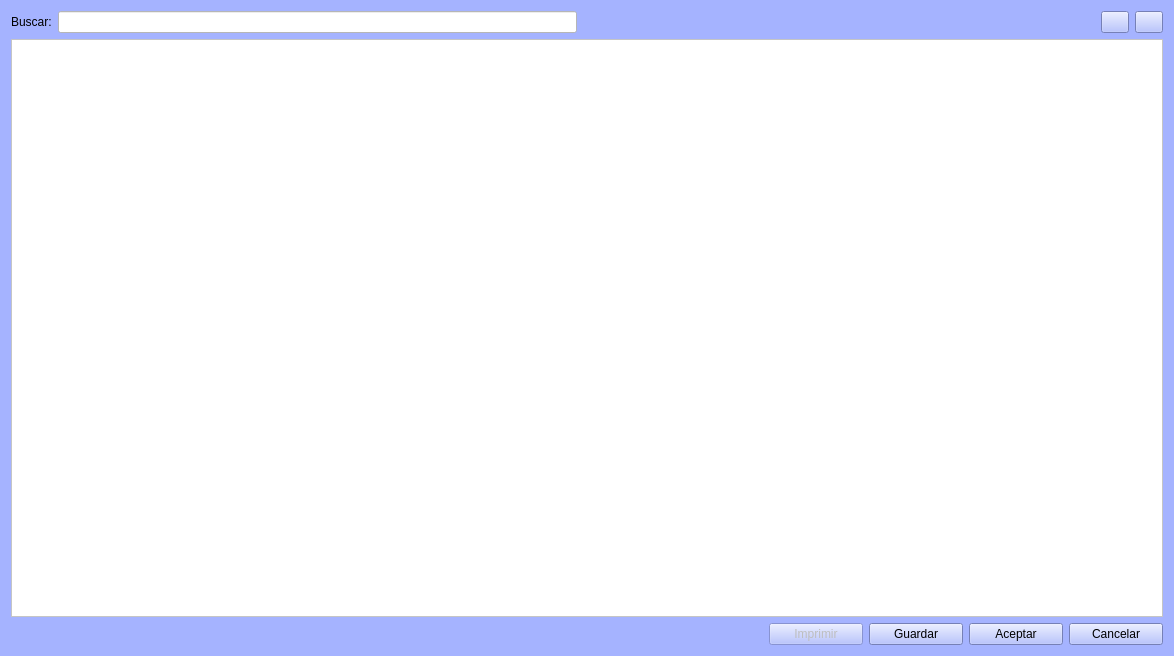
<?xml version="1.0" encoding="UTF-8"?>
<ui version="4.0">
 <class>Db_table_View</class>
 <widget class="QDialog" name="Db_table_View">
  <property name="geometry">
   <rect>
    <x>0</x>
    <y>0</y>
    <width>1174</width>
    <height>656</height>
   </rect>
  </property>
  <property name="windowTitle">
   <string>visor de tablas</string>
  </property>
  <property name="windowIcon">
   <iconset resource="maya.qrc">
    <normaloff>:/Icons/PNG/maya_logo2.png</normaloff>:/Icons/PNG/maya_logo2.png</iconset>
  </property>
  <property name="styleSheet">
   <string notr="true">background-color: rgb(165, 179, 255);</string>
  </property>
  <layout class="QGridLayout" name="gridLayout">
   <item row="2" column="0" colspan="5">
    <widget class="QTableView" name="resultado_list">
     <property name="styleSheet">
      <string notr="true">background-color: rgb(255, 255, 255);
alternate-background-color: rgb(255, 255, 196);</string>
     </property>
     <property name="verticalScrollBarPolicy">
      <enum>Qt::ScrollBarAsNeeded</enum>
     </property>
     <property name="horizontalScrollBarPolicy">
      <enum>Qt::ScrollBarAsNeeded</enum>
     </property>
     <property name="alternatingRowColors">
      <bool>true</bool>
     </property>
     <property name="selectionMode">
      <enum>QAbstractItemView::SingleSelection</enum>
     </property>
     <property name="selectionBehavior">
      <enum>QAbstractItemView::SelectRows</enum>
     </property>
     <property name="sortingEnabled">
      <bool>true</bool>
     </property>
     <attribute name="horizontalHeaderStretchLastSection">
      <bool>true</bool>
     </attribute>
    </widget>
   </item>
   <item row="3" column="1">
    <widget class="QPushButton" name="btn_print">
     <property name="enabled">
      <bool>false</bool>
     </property>
     <property name="minimumSize">
      <size>
       <width>94</width>
       <height>0</height>
      </size>
     </property>
     <property name="text">
      <string>Imprimir</string>
     </property>
     <property name="icon">
      <iconset resource="maya.qrc">
       <normaloff>:/Icons/PNG/Print.png</normaloff>:/Icons/PNG/Print.png</iconset>
     </property>
    </widget>
   </item>
   <item row="0" column="0" colspan="5">
    <layout class="QHBoxLayout" name="horizontalLayout">
     <item>
      <widget class="QLabel" name="label">
       <property name="text">
        <string>Buscar:</string>
       </property>
      </widget>
     </item>
     <item>
      <widget class="QLineEdit" name="txtBuscar">
       <property name="styleSheet">
        <string notr="true">background-color: rgb(255, 255, 255);</string>
       </property>
      </widget>
     </item>
     <item>
      <spacer name="horizontalSpacer_2">
       <property name="orientation">
        <enum>Qt::Horizontal</enum>
       </property>
       <property name="sizeHint" stdset="0">
        <size>
         <width>28</width>
         <height>21</height>
        </size>
       </property>
      </spacer>
     </item>
     <item>
      <widget class="QPushButton" name="btn_add">
       <property name="maximumSize">
        <size>
         <width>28</width>
         <height>16777215</height>
        </size>
       </property>
       <property name="text">
        <string/>
       </property>
       <property name="icon">
        <iconset resource="maya.qrc">
         <normaloff>:/Icons/PNG/add.png</normaloff>:/Icons/PNG/add.png</iconset>
       </property>
      </widget>
     </item>
     <item>
      <widget class="QPushButton" name="btn_remove">
       <property name="sizePolicy">
        <sizepolicy hsizetype="Fixed" vsizetype="Fixed">
         <horstretch>0</horstretch>
         <verstretch>0</verstretch>
        </sizepolicy>
       </property>
       <property name="minimumSize">
        <size>
         <width>28</width>
         <height>0</height>
        </size>
       </property>
       <property name="maximumSize">
        <size>
         <width>28</width>
         <height>16777215</height>
        </size>
       </property>
       <property name="text">
        <string/>
       </property>
       <property name="icon">
        <iconset resource="maya.qrc">
         <normaloff>:/Icons/PNG/Delete.png</normaloff>:/Icons/PNG/Delete.png</iconset>
       </property>
      </widget>
     </item>
    </layout>
   </item>
   <item row="3" column="2">
    <widget class="QPushButton" name="btn_save">
     <property name="minimumSize">
      <size>
       <width>94</width>
       <height>0</height>
      </size>
     </property>
     <property name="text">
      <string>Guardar</string>
     </property>
     <property name="icon">
      <iconset resource="maya.qrc">
       <normaloff>:/Icons/PNG/Save.png</normaloff>:/Icons/PNG/Save.png</iconset>
     </property>
    </widget>
   </item>
   <item row="3" column="0">
    <spacer name="horizontalSpacer">
     <property name="orientation">
      <enum>Qt::Horizontal</enum>
     </property>
     <property name="sizeHint" stdset="0">
      <size>
       <width>471</width>
       <height>20</height>
      </size>
     </property>
    </spacer>
   </item>
   <item row="3" column="3">
    <widget class="QPushButton" name="btn_aceptar">
     <property name="sizePolicy">
      <sizepolicy hsizetype="Fixed" vsizetype="Fixed">
       <horstretch>0</horstretch>
       <verstretch>0</verstretch>
      </sizepolicy>
     </property>
     <property name="minimumSize">
      <size>
       <width>94</width>
       <height>0</height>
      </size>
     </property>
     <property name="text">
      <string>Aceptar</string>
     </property>
     <property name="icon">
      <iconset resource="maya.qrc">
       <normaloff>:/Icons/PNG/OK.png</normaloff>:/Icons/PNG/OK.png</iconset>
     </property>
     <property name="shortcut">
      <string>Alt+Return</string>
     </property>
    </widget>
   </item>
   <item row="3" column="4">
    <widget class="QPushButton" name="btn_cancel">
     <property name="sizePolicy">
      <sizepolicy hsizetype="Fixed" vsizetype="Fixed">
       <horstretch>0</horstretch>
       <verstretch>0</verstretch>
      </sizepolicy>
     </property>
     <property name="minimumSize">
      <size>
       <width>94</width>
       <height>0</height>
      </size>
     </property>
     <property name="text">
      <string>Cancelar</string>
     </property>
     <property name="icon">
      <iconset resource="maya.qrc">
       <normaloff>:/Icons/PNG/Cancel.png</normaloff>:/Icons/PNG/Cancel.png</iconset>
     </property>
    </widget>
   </item>
  </layout>
 </widget>
 <tabstops>
  <tabstop>txtBuscar</tabstop>
  <tabstop>resultado_list</tabstop>
  <tabstop>btn_save</tabstop>
  <tabstop>btn_aceptar</tabstop>
  <tabstop>btn_cancel</tabstop>
  <tabstop>btn_add</tabstop>
  <tabstop>btn_remove</tabstop>
  <tabstop>btn_print</tabstop>
 </tabstops>
 <resources>
  <include location="maya.qrc"/>
 </resources>
 <connections/>
</ui>
